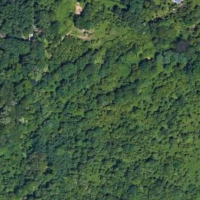
#> input picture Lab3/forest.png, 200 x 200 px
$ jupyter execute lab3.ipynb   (shell and % lines are left out)
#> lines starting #> are read from the running program, lines starting #| are printed output that depends on the picture; after the words box and inside, x2 and y2 are one past the last pixel; in counts of white or black regions, pixels touching at a corner belong together
# Lab 3 - Bayes and kNN (forest vs urban)

I classify pixels from a mixed satellite-ish image as forest or urban.

Training:
- `forest.png` — mostly forest pixels
- `urban.png` — mostly urban pixels

Test:
- `mixed.png` — both classes together

Colors on maps: urban = red, forest = blue

## Imports and loading images

[cell 1]
import numpy as np
import matplotlib.pyplot as plt
from PIL import Image

np.random.seed(7)

forest = np.array(Image.open('forest.png').convert('RGB'))
urban = np.array(Image.open('urban.png').convert('RGB'))
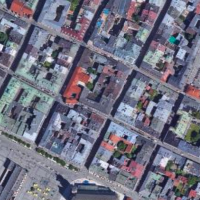
#> input picture Lab3/urban.png, 200 x 200 px
mixed = np.array(Image.open('mixed.png').convert('RGB'))
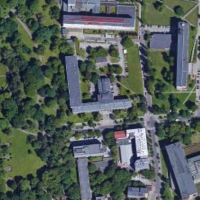
#> input picture Lab3/mixed.png, 200 x 200 px

print(forest.shape, urban.shape, mixed.shape)
#| (200, 200, 3) (200, 200, 3) (200, 200, 3)

plt.figure(figsize=(12, 4))
plt.subplot(1, 3, 1)
plt.imshow(forest)
plt.title('forest train')
plt.axis('off')
plt.subplot(1, 3, 2)
plt.imshow(urban)
plt.title('urban train')
plt.axis('off')
plt.subplot(1, 3, 3)
plt.imshow(mixed)
plt.title('mixed test')
plt.axis('off')
plt.show()

Xf = forest.reshape(-1, 3).astype(float)
Xu = urban.reshape(-1, 3).astype(float)
Xt = mixed.reshape(-1, 3).astype(float)
print('pixels forest/urban/test:', len(Xf), len(Xu), len(Xt))
#| pixels forest/urban/test: 40000 40000 40000

## Histograms of training data

I look at R, G, B separately for forest and urban.

[cell 2]
names = ['R', 'G', 'B']
fig, axes = plt.subplots(2, 3, figsize=(11, 5))
for i in range(3):
    axes[0, i].hist(Xf[:, i], bins=40, density=True, color='green', alpha=0.8)
    axes[0, i].set_title('forest ' + names[i])
    axes[1, i].hist(Xu[:, i], bins=40, density=True, color='gray', alpha=0.8)
    axes[1, i].set_title('urban ' + names[i])
plt.tight_layout()
plt.show()
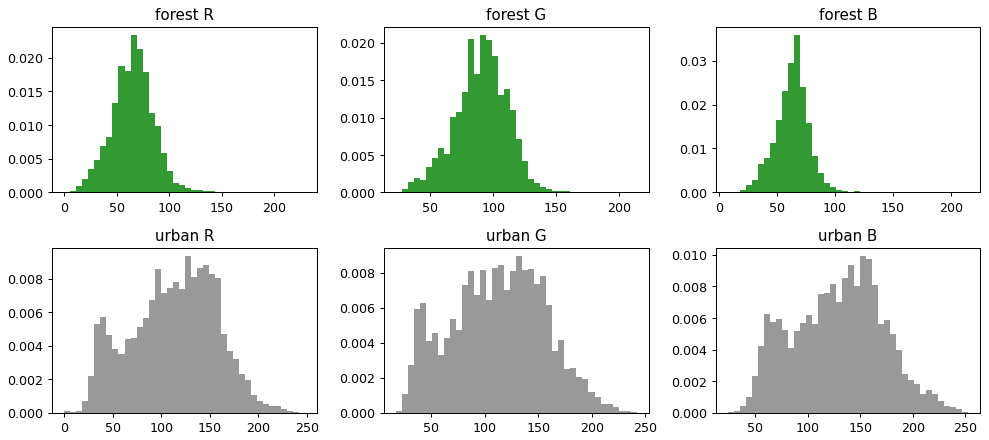
#> figure drawn by matplotlib, 6 panels; panel 1: tallest bar 0.0234 high, from x = 62.97 to 68.7; panel 2: tallest bar 0.021 high, from x = 89.85 to 94.63; panel 3: tallest bar 0.0358 high, from x = 64.92 to 70.1; panel 4: tallest bar 0.00936 high, from x = 124 to 130.2

Forest looks greener / a bit darker and the values are more concentrated.
Urban is brighter and more spread (roofs, roads, shadows...).

## Bayes classifier from scratch

Idea:
1. each pixel is a RGB vector
2. for each class I fit a Gaussian: mean mu and covariance Sigma
3. equal priors 0.5 / 0.5
4. pick class with bigger log posterior

[cell 3]
def fit_gauss(X):
    mu = X.mean(axis=0)
#> mu = [65.26, 90.8, 63.39]
    Sigma = np.cov(X, rowvar=False) + 1e-6 * np.eye(3)
#> Sigma = [[417, 415, 241.1], [415, 447.4, 247.3], [241.1, 247.3, 223.8]]
    return mu, Sigma


def logpdf_gauss(X, mu, Sigma):
    d = X.shape[1]
    diff = X - mu
    inv = np.linalg.inv(Sigma)
    sign, logdet = np.linalg.slogdet(Sigma)
    q = np.sum(diff @ inv * diff, axis=1)
    return -0.5 * (d * np.log(2 * np.pi) + logdet + q)


mu_f, S_f = fit_gauss(Xf)
#> mu_f = [65.26, 90.8, 63.39]; S_f has the same summary as Sigma in fit_gauss
mu_u, S_u = fit_gauss(Xu)
#> mu_u = [112.1, 111.9, 128.7]; S_u = [[1920.4, 1749.6, 1648.2], [1749.6, 1909.1, 1817.7], [1648.2, 1817.7, 1852.8]]

print('mu forest =', np.round(mu_f, 2))
#| mu forest = [65.26 90.8  63.39]
print('mu urban  =', np.round(mu_u, 2))
#| mu urban  = [112.12 111.91 128.74]
print('Sigma forest =')
print(np.round(S_f, 2))
#| [[417.01 414.97 241.13]
#|  [414.97 447.39 247.32]
#|  [241.13 247.32 223.82]]
print('Sigma urban =')
print(np.round(S_u, 2))
#| [[1920.44 1749.58 1648.23]
#|  [1749.58 1909.14 1817.7 ]
#|  [1648.23 1817.7  1852.75]]

[cell 4]
prior = 0.5
lf = logpdf_gauss(Xt, mu_f, S_f) + np.log(prior)
#> in logpdf_gauss, `inv = np.linalg.inv(Sigma)`: inv = [[0.0327, -0.0279, -0.00441], [-0.0279, 0.0296, -0.00258], [-0.00441, -0.00258, 0.0121]]
#> in logpdf_gauss, `sign, logdet = np.linalg.slogdet(Sigma)`: sign = 1; logdet = 13.99
lu = logpdf_gauss(Xt, mu_u, S_u) + np.log(prior)

bayes_labels = (lu > lf).astype(np.uint8).reshape(mixed.shape[0], mixed.shape[1])
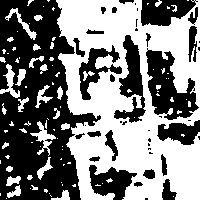
#> bayes_labels: shape (200, 200); values 0 (black) and 1 (white), 50.2% white; 42 black regions (18 under 20 px), largest, box (x1, y1, x2, y2) and area: (0, 0, 101, 200) 11784, (146, 48, 199, 120) 1990, (114, 35, 146, 123) 1243

bayes_map = np.zeros_like(mixed)
bayes_map[bayes_labels == 1] = [220, 40, 40]
bayes_map[bayes_labels == 0] = [40, 80, 220]

plt.figure(figsize=(10, 4))
plt.subplot(1, 2, 1)
plt.imshow(mixed)
plt.title('mixed')
plt.axis('off')
plt.subplot(1, 2, 2)
plt.imshow(bayes_map)
plt.title('Bayes (red=urban, blue=forest)')
plt.axis('off')
plt.show()
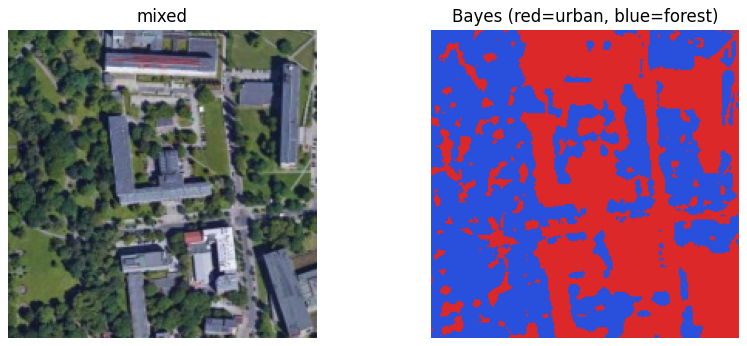
#> figure drawn by matplotlib, 2 panels

print('urban % =', round(100 * bayes_labels.mean(), 1))
#| urban % = 50.2
print('forest % =', round(100 * (1 - bayes_labels.mean()), 1))
#| forest % = 49.8

### Bayes notes

mu is the average RGB of the class. Sigma says how much the colors vary and how channels move together.

Forest mu has relatively more green and lower overall brightness than urban in my run.
Urban Sigma is usually larger because city materials are more mixed.

Equal priors are fine here because both training images are similar size.

## kNN from scratch

Steps:
1. take some random training pixels from forest and urban
2. for each test pixel find k nearest in RGB space (euclidean)
3. majority vote
4. try k = 1, 3, 5

[cell 5]
from scipy.spatial.distance import cdist

n = 1200
idf = np.random.choice(len(Xf), n, replace=False)
#> idf = 1200 values, max 39988 at index 479, min 163 at index 758, mean 19951.5
idu = np.random.choice(len(Xu), n, replace=False)
#> idu = 1200 values, max 39998 at index 484, min 19 at index 56, mean 20045.3

Xtr = np.vstack([Xf[idf], Xu[idu]])
#> Xtr = 2400 rows, first 8: [68, 82, 57], [85, 116, 56], [65, 95, 68], [33, 58, 45], [92, 123, 74], [79, 106, 72], [90, 118, 93], [55, 74, 43]
ytr = np.hstack([np.zeros(n, dtype=np.uint8), np.ones(n, dtype=np.uint8)])

print('train size', Xtr.shape)
#| train size (2400, 3)


def knn(Xtr, ytr, Xq, k):
    D = cdist(Xq, Xtr, metric='euclidean')
    nn = np.argpartition(D, kth=k-1, axis=1)[:, :k]
    votes = ytr[nn]
    return (votes.sum(axis=1) * 2 >= k).astype(np.uint8)


knn_maps = {}
for k in [1, 3, 5]:
    lab = knn(Xtr, ytr, Xt, k).reshape(mixed.shape[0], mixed.shape[1])
    knn_maps[k] = lab
    m = np.zeros_like(mixed)
    m[lab == 1] = [220, 40, 40]
    m[lab == 0] = [40, 80, 220]
    print('k=', k, 'urban % =', round(100 * lab.mean(), 1))
#> this loop made 3 passes
#| k= 1 urban % = 50.4
#| k= 3 urban % = 49.0
#| k= 5 urban % = 48.4
#> pass 1, `lab = knn(Xtr, ytr, Xt, k).reshape(mixed.shape[0], mixed.shape[1])`:
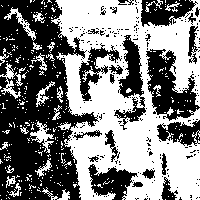
#> lab: shape (200, 200); values 0 (black) and 1 (white), 50.4% white; 235 black regions (212 under 20 px), largest, box (x1, y1, x2, y2) and area: (0, 0, 99, 200) 11664, (146, 49, 200, 121) 2009, (114, 35, 146, 130) 1198
#> pass 3, `lab = knn(Xtr, ytr, Xt, k).reshape(mixed.shape[0], mixed.shape[1])`:
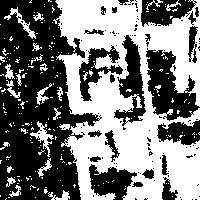
#> lab: shape (200, 200); values 0 (black) and 1 (white), 48.4% white; 229 white regions (203 under 20 px), largest, box (x1, y1, x2, y2) and area: (53, 0, 200, 200) 17230, (30, 121, 54, 157) 239, (4, 7, 36, 39) 194
#> after the loop:
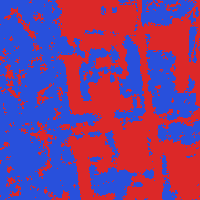
#> m: shape (200, 200, 3); mean R, G, B 127.1, 60.6, 132.9
#> after the loop, knn_maps = 3 items

[cell 6]
fig, axes = plt.subplots(1, 4, figsize=(14, 3.5))
axes[0].imshow(mixed)
axes[0].set_title('mixed')
axes[0].axis('off')

for i, k in enumerate([1, 3, 5]):
    m = np.zeros_like(mixed)
    m[knn_maps[k] == 1] = [220, 40, 40]
    m[knn_maps[k] == 0] = [40, 80, 220]
    axes[i+1].imshow(m)
    axes[i+1].set_title('kNN k=' + str(k))
    axes[i+1].axis('off')

plt.tight_layout()
plt.show()
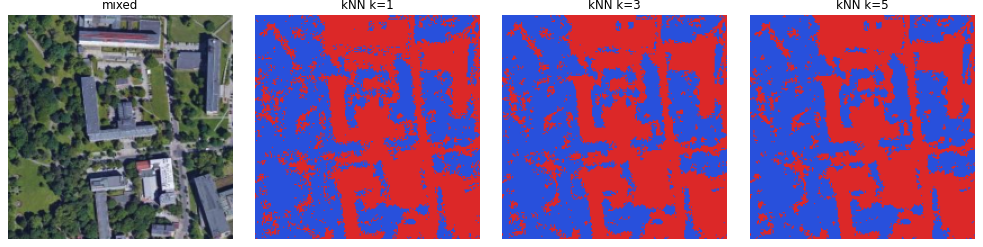
#> figure drawn by matplotlib, 4 panels

### kNN notes

k=1 follows only one neighbour so the map is more noisy (salt and pepper).

k=3 and k=5 look smoother. Small wrong spots disappear more often.

Too big k could blur thin edges, but here 3 or 5 looks ok.

## Quick comparison

[cell 7]
fig, axes = plt.subplots(1, 3, figsize=(12, 3.5))
axes[0].imshow(mixed)
axes[0].set_title('original')
axes[1].imshow(bayes_map)
axes[1].set_title('Bayes')

m5 = np.zeros_like(mixed)
m5[knn_maps[5] == 1] = [220, 40, 40]
m5[knn_maps[5] == 0] = [40, 80, 220]
axes[2].imshow(m5)
axes[2].set_title('kNN k=5')
for ax in axes:
    ax.axis('off')
plt.tight_layout()
plt.show()
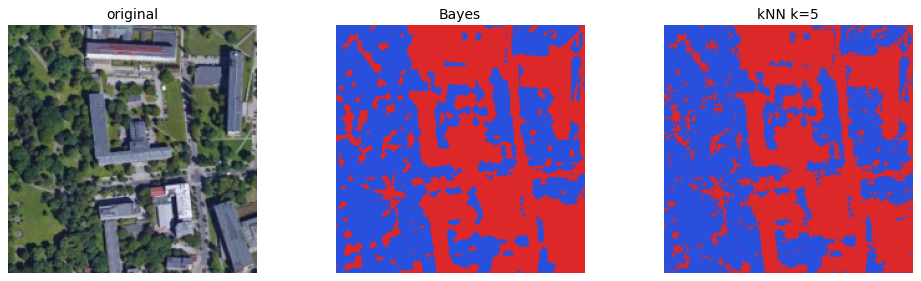
#> figure drawn by matplotlib, 3 panels

for name, lab in [('Bayes', bayes_labels), ('kNN1', knn_maps[1]), ('kNN3', knn_maps[3]), ('kNN5', knn_maps[5])]:
    agree = 100 * np.mean(lab == bayes_labels)
    print(name, 'urban%', round(100*lab.mean(),1), 'agree with Bayes%', round(agree,1))
#> this loop made 4 passes
#> (name, agree) on passes 1 to 4: ('Bayes', 100), ('kNN1', 89.15), ('kNN3', 91.42), ('kNN5', 92.51)
#| Bayes urban% 50.2 agree with Bayes% 100.0
#| kNN1 urban% 50.4 agree with Bayes% 89.1
#| kNN3 urban% 49.0 agree with Bayes% 91.4
#| kNN5 urban% 48.4 agree with Bayes% 92.5
